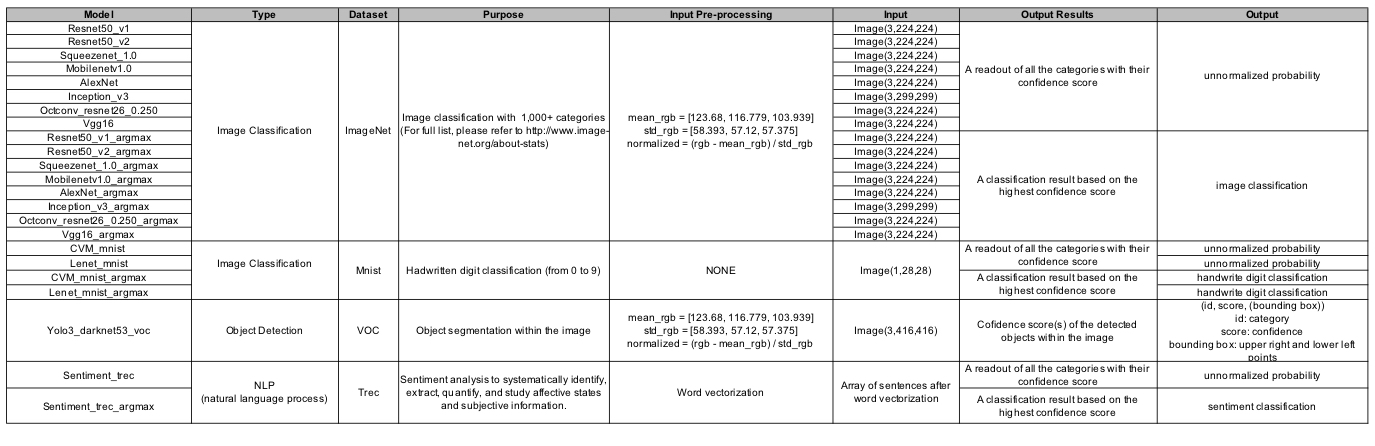
#> input picture uploads/image-1.jpg, 1375 x 446 px
$ python convert.py ../uploads/image-1.jpg
#> lines starting #> are read from the running program, lines starting #| are printed output that depends on the picture
import sys
from PIL import Image

img = Image.open(sys.argv[1])
#> img is the input picture: PIL image 1375x446 RGB; min 0, max 255, mean 237.4
img = img.resize((32, 32))
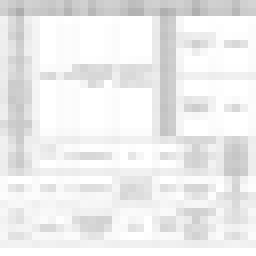
#> img: PIL image 32x32 RGB (shown 8 times larger); min 172, max 255, mean 236.9
img = img.load()

h = '0123456789abcdef'
s = ''
for i in range(32):
    for j in range(32):
        for k in img[i, j]:
            s += h[k // 16] + h[k % 16]
ret = []
for i in range(0, len(s), 64):
    if i + 64 <= len(s):
        ret.append('0x' + s[i:i+64])
    else:
        ret.append('0x' + '0' * (len(s) - i + 64) + s[i:])

print('[' + ','.join(['"' + x + '"' for x in ret]) + ']')
